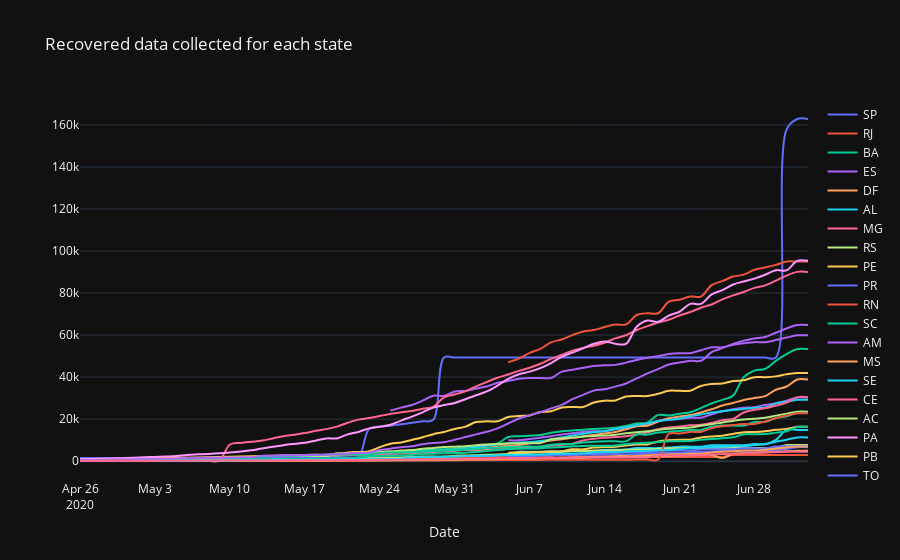

Source (notebook cell):
### Markdown cell above
We can also break down each component into their state portions, to build a more focus model, since Brazil is a pretty big country. It is probable that severeal different dynamic behaviors will present themselves for each state in Brazil. As an example, lets checkout the recovered data for each state, as an example.

### Code cell
# Get the state labels
states_list = wlcota_df["state"].unique().tolist()
states_list.pop(states_list.index("TOTAL"))

# Plot the recovered data at each state
fig = go.Figure()
for state in states_list:
    state_df = wlcota_df.where(wlcota_df["state"]==state).dropna()
    fig.add_trace(go.Scatter(
        name=state,
        x=state_df["date"],
        y=state_df["recovered"],
        mode='lines',
        line_shape='spline'))
    
fig.update_layout(
    template='plotly_dark',
    xaxis=dict(showgrid=False),
    xaxis_title='Date',
    title_text="Recovered data collected for each state")
fig.show()
